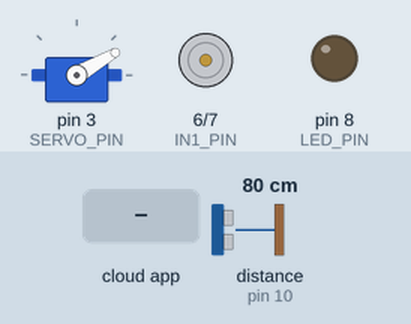
Recording of a sketch running on a simulated Arduino Uno, built with avr-gcc and run on an emulated ATmega328P. Parts: servo, motor-driver pin pairs drawn as motors (green arrow = first pin HIGH = forward, orange = second pin HIGH = backward, longer = more drive, scaled by the enable pin), output pins drawn as LEDs (lit = HIGH). Wiring (inferred from the names in the program): ultrasonic range finder: trigger pin 9; echo pin 10. The inputs (shaded band) are chosen by the test bench; at power-on: distance to the obstacle (sensor on pin 10) 80 cm. The echo pulse lasts 58.3 µs per cm; the ROS host is connected and sends only what is stated; pins used as bus, display or sensor lines are not drawn.

Above: at 1.2 s.
1.3 s: the phone or cloud app sets linear.x to -100
At 2.5 s:
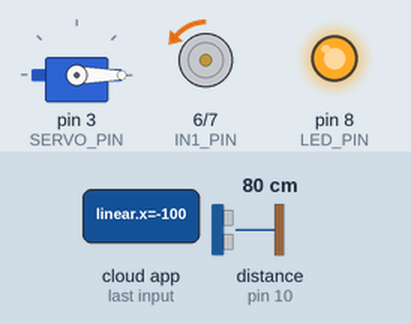
2.8 s: the phone or cloud app sets linear.x to 0
At 3.9 s:
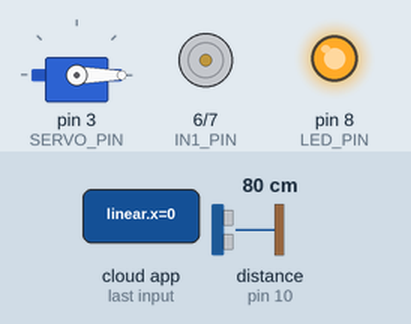
4.3 s: the phone or cloud app sets linear.x to 100
At 4.7 s:
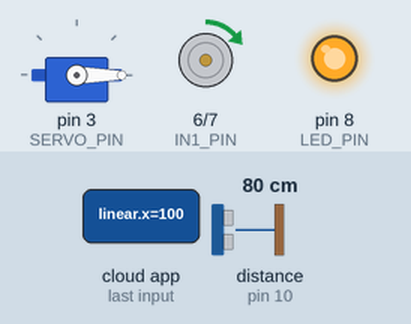
5.8 s: the phone or cloud app sets angular.z to 100
At 7.1 s:
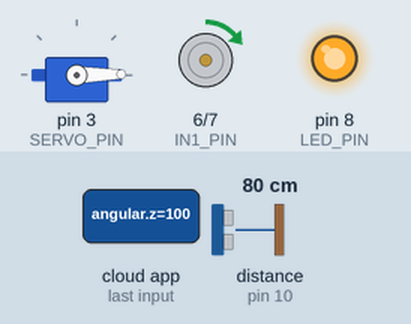
Timing chart, 0 to 8.3 s (numbered marks = the images above; inputs shaded):
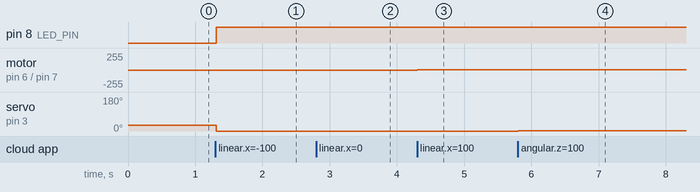

Measured:
- after the input at 1.3 s, pin 8 (LED_PIN): LOW → HIGH at once; motor on pin 6 (IN1_PIN) / pin 7 (IN2_PIN): stopped → backward 1/255 at once; servo on pin 3 (SERVO_PIN): 30° → 0° at once
- after the input at 2.8 s, motor on pin 6 (IN1_PIN) / pin 7 (IN2_PIN): backward 1/255 → stopped at once
- after the input at 4.3 s, motor on pin 6 (IN1_PIN) / pin 7 (IN2_PIN): stopped → forward 1/255 at once
- after the input at 5.8 s, servo on pin 3 (SERVO_PIN): 0° → 1° at once

The sketch:

Car_Teleop_CR3.ino
```cpp
#include <micro_ros_arduino.h>
#include <rcl/rcl.h>
#include <rclc/rclc.h>
#include <rclc/executor.h>
#include <geometry_msgs/msg/twist.h>
#include <std_msgs/msg/int32.h>
#include <Servo.h>

#define LED_PIN 8
#define ENA_PIN 5
#define IN1_PIN 6
#define IN2_PIN 7
#define SERVO_PIN 3
#define TRIG_PIN 9
#define ECHO_PIN 10

Servo servo1;
rcl_subscription_t subscriber;
rcl_publisher_t publisher;
rcl_timer_t timer;
rclc_executor_t executor;
rcl_allocator_t allocator;
rclc_support_t support;
rcl_node_t node;

geometry_msgs__msg__Twist sub_msg;
std_msgs__msg__Int32 pub_msg;

int current_servo_angle = 30;

#define RCCHECK(fn) { rcl_ret_t temp_rc = fn; if((temp_rc != RCL_RET_OK)) { error_loop(); } }
#define RCSOFTCHECK(fn) { rcl_ret_t temp_rc = fn; if((temp_rc != RCL_RET_OK)) { error_loop(); } }

void error_loop() {
  while (1) {
    digitalWrite(LED_PIN, !digitalRead(LED_PIN));
    delay(100);
  }
}

long read_ultrasonic_distance() {
  digitalWrite(TRIG_PIN, LOW);
  delayMicroseconds(2);
  digitalWrite(TRIG_PIN, HIGH);
  delayMicroseconds(10);
  digitalWrite(TRIG_PIN, LOW);
  long duration = pulseIn(ECHO_PIN, HIGH);
  return duration / 29 / 2;
}

void control_motor(int velocity) {
  int motor_speed = abs(velocity);
  if (velocity > 0) {
    digitalWrite(IN1_PIN, HIGH);
    digitalWrite(IN2_PIN, LOW);
    analogWrite(ENA_PIN, motor_speed);
  } else if (velocity < 0) {
    digitalWrite(IN1_PIN, LOW);
    digitalWrite(IN2_PIN, HIGH);
    analogWrite(ENA_PIN, motor_speed);
  } else {
    digitalWrite(IN1_PIN, LOW);
    digitalWrite(IN2_PIN, LOW);
    analogWrite(ENA_PIN, 0);
  }
}

void set_servo_angle(int target_angle) {
  servo1.write(target_angle);
}

void subscription_callback(const void *msgin) {
  const geometry_msgs__msg__Twist *msg = (const geometry_msgs__msg__Twist *)msgin;
  int linear_velocity = (int)msg->linear.x;
  int angular_position = (int)msg->angular.z;

  digitalWrite(LED_PIN, (angular_position == 30) ? LOW : HIGH);

  control_motor(linear_velocity);
  set_servo_angle(angular_position);
}

void timer_callback(rcl_timer_t *timer, int64_t last_call_time) {
  RCLC_UNUSED(last_call_time);
  if (timer != NULL) {
    pub_msg.data = read_ultrasonic_distance();
    RCSOFTCHECK(rcl_publish(&publisher, &pub_msg, NULL));
  }
}

void setup() {
  set_microros_transports();

  pinMode(LED_PIN, OUTPUT);
  pinMode(ENA_PIN, OUTPUT);
  pinMode(IN1_PIN, OUTPUT);
  pinMode(IN2_PIN, OUTPUT);
  pinMode(TRIG_PIN, OUTPUT);
  pinMode(ECHO_PIN, INPUT);

  servo1.attach(SERVO_PIN);
  servo1.write(current_servo_angle);

  allocator = rcl_get_default_allocator();

  RCCHECK(rclc_support_init(&support, 0, NULL, &allocator));
  RCCHECK(rclc_node_init_default(&node, "micro_ros_arduino_node", "", &support));

  RCCHECK(rclc_subscription_init_default(
    &subscriber,
    &node,
    ROSIDL_GET_MSG_TYPE_SUPPORT(geometry_msgs, msg, Twist),
    "/actuator"
  ));

  RCCHECK(rclc_publisher_init_default(
    &publisher,
    &node,
    ROSIDL_GET_MSG_TYPE_SUPPORT(std_msgs, msg, Int32),
    "/sensor/ultrasonic"
  ));

  const unsigned int timer_timeout = 50;  // Timer timeout for 20 Hz publishing
  RCCHECK(rclc_timer_init_default(
    &timer,
    &support,
    RCL_MS_TO_NS(timer_timeout),
    timer_callback
  ));

  RCCHECK(rclc_executor_init(&executor, &support.context, 2, &allocator));
  RCCHECK(rclc_executor_add_subscription(&executor, &subscriber, &sub_msg, &subscription_callback, ON_NEW_DATA));
  RCCHECK(rclc_executor_add_timer(&executor, &timer));

  pub_msg.data = 0;
}

void loop() {
  RCSOFTCHECK(rclc_executor_spin_some(&executor, RCL_MS_TO_NS(10)));  // Faster spin time for high responsiveness
}
```
